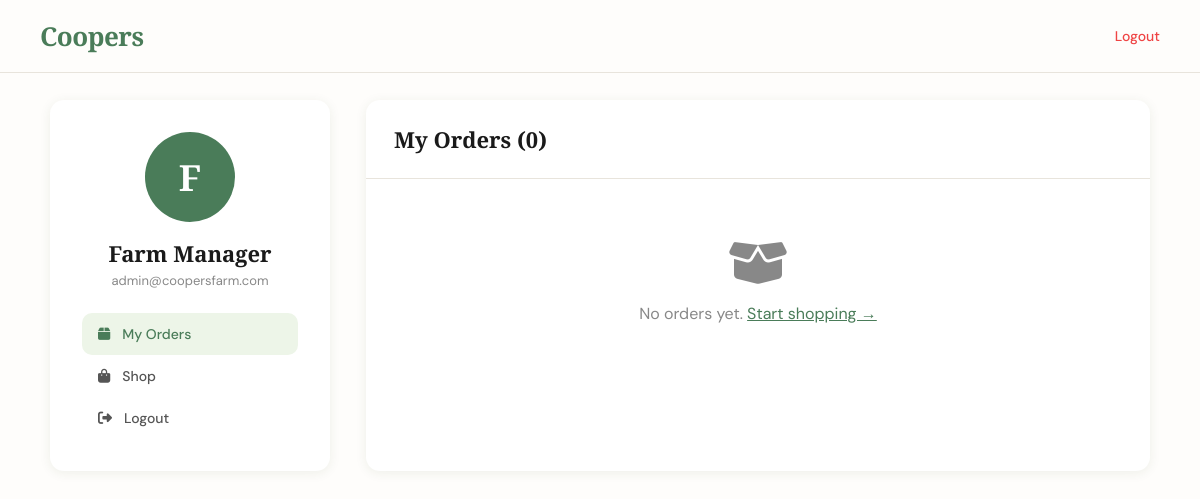
Page /customer/pages/profile.php (signed in) on the committed database.
### tables this page shows
CREATE TABLE IF NOT EXISTS users (
    id INT AUTO_INCREMENT PRIMARY KEY,
    name VARCHAR(100) NOT NULL,
    email VARCHAR(150) UNIQUE NOT NULL,
    phone VARCHAR(20),
    password_hash VARCHAR(255) NOT NULL,
    role ENUM('customer','admin','farm_worker') DEFAULT 'customer',
    location TEXT,
    profile_image VARCHAR(255),
    is_active TINYINT(1) DEFAULT 1,
    created_at TIMESTAMP DEFAULT CURRENT_TIMESTAMP,
    updated_at TIMESTAMP DEFAULT CURRENT_TIMESTAMP ON UPDATE CURRENT_TIMESTAMP
);

### customer/pages/profile.php (the view, shortened to what this page needs)
<?php
require_once '../../config/config.php';
$userId = $_SESSION['user_id'];
$userStmt = $pdo->prepare("SELECT * FROM users WHERE id = ?");
$userStmt->execute([$userId]);
$user = $userStmt->fetch();
$ordersStmt = $pdo->prepare("SELECT * FROM orders WHERE user_id = ? ORDER BY created_at DESC");
$ordersStmt->execute([$userId]);
$orders = $ordersStmt->fetchAll();
?>
<!DOCTYPE html>
<html lang="en">
<head>
  <link rel="stylesheet" href="https://cdnjs.cloudflare.com/ajax/libs/font-awesome/6.4.0/css/all.min.css">
  <link rel="stylesheet" href="../../public/css/user.css"/>
</head>
<body>
<nav class="navbar">
  <div class="nav-container">
    <a href="../index.php" class="logo">Coopers</a>
    <div class="nav-actions">
      <a href="logout.php" style="color:#ef4444;text-decoration:none;font-size:14px;font-weight:500;">Logout</a>
    </div>
  </div>
</nav>
<div class="profile-page">
  <div class="profile-container">
    <div class="profile-card">
      <div class="profile-avatar"><?php echo strtoupper(substr($user['name'],0,1)); ?></div>
      <div class="profile-name"><?php echo htmlspecialchars($user['name']); ?></div>
      <div class="profile-email"><?php echo htmlspecialchars($user['email']); ?></div>
      <ul class="profile-nav">
        <li><a href="profile.php" class="active"><i class="fas fa-box"></i> My Orders</a></li>
        <li><a href="../index.php"><i class="fas fa-shopping-bag"></i> Shop</a></li>
        <li><a href="logout.php"><i class="fas fa-sign-out-alt"></i> Logout</a></li>
      </ul>
    </div>
    <div class="orders-table-wrap">
      <h3>My Orders (<?php echo count($orders); ?>)</h3>
      <?php if(empty($orders)): ?>
        <div style="text-align:center;padding:60px;color:#888;">
          <i class="fas fa-box-open" style="font-size:48px;margin-bottom:16px;"></i>
          <p>No orders yet. <a href="../index.php" style="color:#4A7C59;">Start shopping →</a></p>
        </div>
      <?php endif; ?>
    </div>
  </div>
</div>
</body>
</html>

### public/css/user.css (style rules this page uses)
:root { --green-deep: #2D5016; --green-main: #4A7C59; --green-light: #7EAD6E; --green-pale: #EDF5E8; --orange: #E87722; --orange-light: #FEF0E4; --cream: #FEFDFB; --brown: #8B5E3C; --text-dark: #1A1A1A; --text-mid: #555; --text-light: #888; --border: #E8E4DC; --white: #ffffff; --shadow-sm: 0 2px 12px rgba(45, 80, 22, 0.08); --shadow-md: 0 8px 30px rgba(45, 80, 22, 0.12); --shadow-lg: 0 20px 60px rgba(45, 80, 22, 0.15); --radius: 14px; --font-display: 'Playfair Display', serif; --font-body: 'DM Sans', sans-serif; }
* { margin: 0; padding: 0; box-sizing: border-box; }
body { font-family: var(--font-body); background: var(--cream); color: var(--text-dark); overflow-x: hidden; }
.navbar { position: fixed; top: 0; left: 0; width: 100%; background: rgba(254, 253, 251, 0.96); backdrop-filter: blur(16px); border-bottom: 1px solid var(--border); z-index: 1000; transition: all 0.3s; }
.nav-container { max-width: 1300px; margin: 0 auto; padding: 0 40px; height: 72px; display: flex; align-items: center; justify-content: space-between; }
.logo { font-family: var(--font-display); font-size: 26px; font-weight: 700; color: var(--green-main); text-decoration: none; letter-spacing: -0.5px; }
.nav-actions { display: flex; align-items: center; gap: 12px; }
.profile-page { padding: 100px 40px 60px; }
.profile-container { max-width: 1100px; margin: 0 auto; display: grid; grid-template-columns: 280px 1fr; gap: 36px; }
.profile-card { background: white; border-radius: var(--radius); padding: 32px; box-shadow: var(--shadow-sm); text-align: center; height: fit-content; }
.profile-avatar { width: 90px; height: 90px; border-radius: 50%; background: var(--green-main); color: white; font-size: 36px; display: flex; align-items: center; justify-content: center; margin: 0 auto 16px; font-weight: 700; font-family: var(--font-display); }
.profile-name { font-family: var(--font-display); font-size: 22px; font-weight: 700; margin-bottom: 4px; }
.profile-email { font-size: 13px; color: var(--text-light); margin-bottom: 24px; }
.profile-nav { list-style: none; text-align: left; }
.profile-nav li a { display: flex; align-items: center; gap: 12px; padding: 12px 16px; border-radius: 10px; text-decoration: none; color: var(--text-mid); font-size: 14px; font-weight: 500; transition: all 0.3s; }
.profile-nav li a:hover, .profile-nav li a.active { background: var(--green-pale); color: var(--green-main); }
.orders-table-wrap { background: white; border-radius: var(--radius); box-shadow: var(--shadow-sm); overflow: hidden; }
.orders-table-wrap h3 { padding: 24px 28px; font-family: var(--font-display); font-size: 22px; border-bottom: 1px solid var(--border); }

### rows in the picture
users: name "F", name "Farm Manager", email "admin@coopersfarm.com"

### other values in the picture
count($orders) "0"
